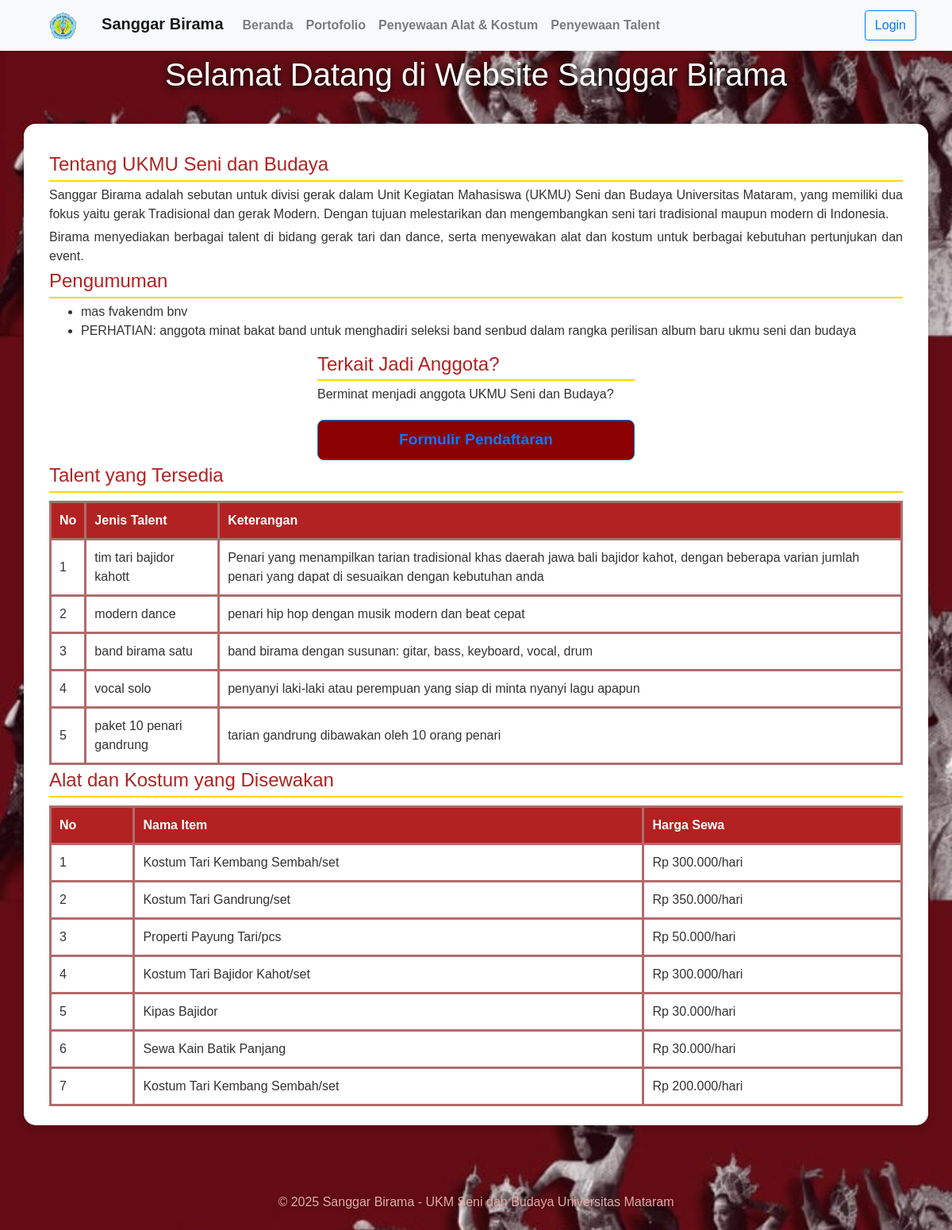
The page / on the database its author committed.
### tables this page shows
CREATE TABLE `pengumuman` (
  `id` int(11) NOT NULL,
  `isi` text NOT NULL
);

CREATE TABLE `talent` (
  `id_talent` int(11) NOT NULL,
  `jenis_talent` text NOT NULL,
  `keterangan` text NOT NULL
);

CREATE TABLE `inventaris` (
  `id_item` int(11) NOT NULL,
  `nama_item` varchar(100) NOT NULL,
  `harga_sewa` int(11) NOT NULL
);

### app/controllers/beranda.php (called while the page is built, shortened)
<?php
require_once __DIR__ . '/../config/config.php';
$is_pengurus = isset($_SESSION["user"]) && is_array($_SESSION["user"]) && isset($_SESSION["user"]["role"]) && $_SESSION["user"]["role"] === "pengurus";
$talent = $mysqli->query("SELECT * FROM talent");
$inventaris = $mysqli->query("SELECT * FROM inventaris");
$pengumuman = $mysqli->query("SELECT * FROM pengumuman ORDER BY id DESC");
include __DIR__ . '/../views/beranda.php';

### index.php (called while the page is built)
<?php
require_once 'app/config/config.php';
require_once __DIR__ . '/app/controllers/beranda.php';
?>

### app/views/beranda.php (the view, shortened to what this page needs)
<?php include 'header_beranda.php'; ?>
<div class="content">
    <div class="beranda-row2">
        <div class="beranda-col">
            <h2>Tentang UKMU Seni dan Budaya</h2>
            <p>Sanggar Birama adalah sebutan untuk divisi gerak dalam Unit Kegiatan Mahasiswa (UKMU) Seni dan Budaya Universitas Mataram, yang memiliki dua fokus yaitu gerak Tradisional dan gerak Modern. Dengan tujuan melestarikan dan mengembangkan seni tari tradisional maupun modern di Indonesia.</p>
            <p>Birama menyediakan berbagai talent di bidang gerak tari dan dance, serta menyewakan alat dan kostum untuk berbagai kebutuhan pertunjukan dan event.</p>
        </div>
    </div>
    <div class="beranda-section">
        <h2>Pengumuman</h2>
        <?php if ($is_pengurus): ?>
            <table style="width:100%; border-collapse:collapse;">
                <tr>
                    <th>Isi Pengumuman</th>
                    <th style="width:140px;">Aksi</th>
                </tr>
                <?php while($row = $pengumuman->fetch_assoc()): ?>
                <tr>
                    <td><?= htmlspecialchars($row['isi']) ?></td>
                    <td>
                        <a href="edit_pengumuman.php?id=<?= $row['id'] ?>" class="button">Edit</a>
                        <a href="hapus_pengumuman.php?id=<?= $row['id'] ?>" class="button" onclick="return confirm('Hapus pengumuman ini?')">Hapus</a>
                    </td>
                </tr>
                <?php endwhile; ?>
                <tr>
                    <td colspan="2" style="text-align:center;">
                        <a href="tambah_pengumuman.php" class="button">Tambah Pengumuman</a>
                    </td>
                </tr>
            </table>
        <?php else: ?>
            <ul>
                <?php $pengumuman->data_seek(0); while($row = $pengumuman->fetch_assoc()): ?>
                    <li><?= htmlspecialchars($row['isi']) ?></li>
                <?php endwhile; ?>
            </ul>
        <?php endif; ?>
    </div>
    <div class="beranda-row1">
        <div class="beranda-col" style="max-width:400px;margin:auto;">
            <h2>Terkait Jadi Anggota?</h2>
            <p>Berminat menjadi anggota UKMU Seni dan Budaya?</p>
            <a href="/SI-BIRAMA/app/controllers/form_pendaftaran.php" class="btn btn-primary">Formulir Pendaftaran</a>
        </div>
    </div>
    <div class="beranda-section">
        <h2>Talent yang Tersedia</h2>
        <table>
            <tr>
                <th>No</th>
                <th>Jenis Talent</th>
                <th>Keterangan</th>
            </tr>
            <?php $no=1; $talent->data_seek(0); while($row = $talent->fetch_assoc()): ?>
            <tr>
                <td><?= $no++ ?></td>
                <td><?= htmlspecialchars($row['jenis_talent']) ?></td>
                <td><?= htmlspecialchars($row['keterangan']) ?></td>
            </tr>
            <?php endwhile; ?>
        </table>
    </div>
    <div class="beranda-section">
        <h2>Alat dan Kostum yang Disewakan</h2>
        <table>
            <tr>
                <th>No</th>
                <th>Nama Item</th>
                <th>Harga Sewa</th>
            </tr>
            <?php $no=1; $inventaris->data_seek(0); while($row = $inventaris->fetch_assoc()): ?>
            <tr>
                <td><?= $no++ ?></td>
                <td><?= htmlspecialchars($row['nama_item']) ?></td>
                <td>Rp <?= number_format($row['harga_sewa'],0,',','.') ?>/hari</td>
            </tr>
            <?php endwhile; ?>
        </table>
    </div>
</div>
<?php include 'footer.php'; ?>

### public/css/style.css (style rules this page uses)
.content { background: #fff; border-radius: 15px; box-shadow: 0 4px 12px rgba(0,0,0,0.12); padding: 32px 32px 24px 32px; max-width: 1200px; width: 95%; margin: 40px auto; color: #333; }
body { min-height: 100vh; display: flex; flex-direction: column; }
html, body { height: 100%; margin: 0; padding: 0; min-height: 100vh; font-family: Arial, sans-serif; background: linear-gradient(to bottom, #8B0000, #B22222); background-size: cover; background-position: center; background-repeat: no-repeat; background-attachment: fixed; color: #333; }
.content { max-width: 90px; margin: 30px auto; padding: 20px; background: rgba(255, 255, 255, 0.9); border-radius: 15px; box-shadow: 0 4px 8px rgba(0, 0, 0, 0.2); color: #333; }
.content h2 { color: #B22222; margin-top: 30px; margin-bottom: 15px; font-size: 1.8em; border-bottom: 2px solid #FFD700; padding-bottom: 5px; }
.content p { margin-bottom: 20px; text-align: justify; font-size: 1.1em; color: #333; }
table { width: 100%; border-collapse: collapse; margin-top: 10px; }
table, th, td { border: 3px solid #af6c6c; }
th, td { padding: 10px; text-align: left; }
th { background-color: #B22222; color: white; }
a { color: #B22222; font-weight: bold; text-decoration: none; }
.content a { display: inline-block; margin-top: 20px; padding: 10px 20px; background: #8B0000; color: #8B0000; text-decoration: none; font-weight: bold; border-radius: 8px; transition: background 0.3s ease, transform 0.3s ease; text-align: center; }
.content { background: #fff; border-radius: 15px; box-shadow: 0 4px 12px rgba(0,0,0,0.12); padding: 32px 32px 24px 32px; max-width: 1200px; margin: 30px auto; color: #333; }
.content h2 { color: #B22222; margin-top: 5px; margin-bottom: 5px; font-size: 1.5em; border-bottom: 2px solid #FFD700; padding-bottom: 5px; }
.content p { margin-bottom: 5px; text-align: justify; font-size: 1em; color: #333; }
.content a { display: block; text-align: center; margin-top: 20px; text-decoration: none; color: #007BFF; font-weight: bold; font-size: 1.2em; transition: color 0.3s ease; }

### rows shown on the page
pengumuman: isi "mas fvakendm bnv"
pengumuman: isi "PERHATIAN: anggota minat bakat band untuk menghadiri seleksi band senbud dalam rangka perilisan album baru ukmu seni dan budaya"
talent: jenis_talent "tim tari bajidor kahott", keterangan "Penari yang menampilkan tarian tradisional khas daerah jawa bali bajidor kahot, dengan beberapa varian jumlah penari yang dapat di sesuaikan dengan kebutuhan anda"
talent: jenis_talent "modern dance", keterangan "penari hip hop dengan musik modern dan beat cepat"
talent: jenis_talent "band birama satu", keterangan "band birama dengan susunan: gitar, bass, keyboard, vocal, drum"
talent: jenis_talent "vocal solo", keterangan "penyanyi laki-laki atau perempuan yang siap di minta nyanyi lagu apapun"
talent: jenis_talent "paket 10 penari gandrung", keterangan "tarian gandrung dibawakan oleh 10 orang penari"
inventaris: nama_item "Kostum Tari Kembang Sembah/set", harga_sewa "300.000"
inventaris: nama_item "Kostum Tari Gandrung/set", harga_sewa "350.000"
inventaris: nama_item "Properti Payung Tari/pcs", harga_sewa "50.000"
inventaris: nama_item "Kostum Tari Bajidor Kahot/set", harga_sewa "300.000"
inventaris: nama_item "Kipas Bajidor", harga_sewa "30.000"
inventaris: nama_item "Sewa Kain Batik Panjang", harga_sewa "30.000"
inventaris: nama_item "Kostum Tari Kembang Sembah/set", harga_sewa "200.000"
